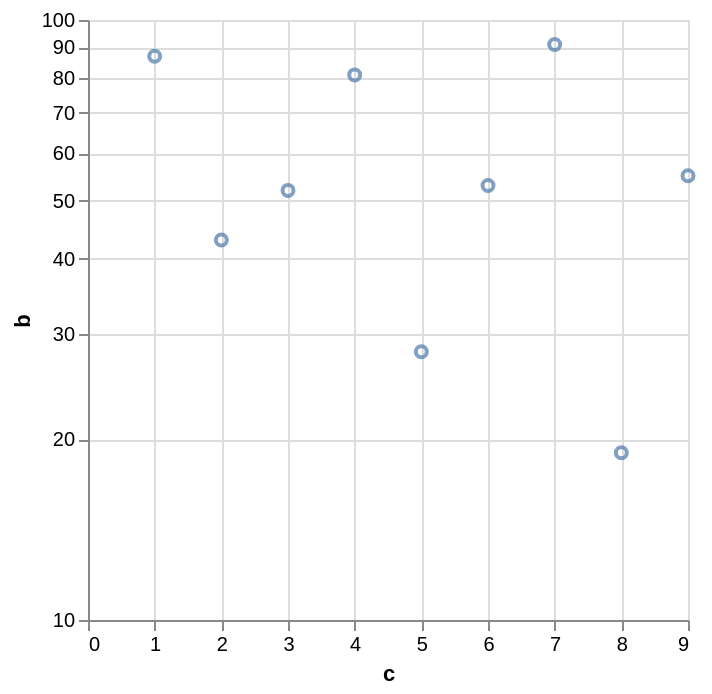

Vega-Lite specification stored for this chart:
### Vega specification from a JSON file in a GitHub repository (floating-point values rounded to 4 significant figures)
{"$schema": "https://vega.github.io/schema/vega/v6.json", "background": "white", "padding": 5, "width": 300, "height": 300, "style": "cell", "data": [{"name": "source_0", "values": [{"a": "A", "b": 28, "c": 5, "g": "x"}, {"a": "B", "b": 55, "c": 9, "g": "y"}, {"a": "C", "b": 43, "c": 2, "g": "x"}, {"a": "D", "b": 91, "c": 7, "g": "y"}, {"a": "E", "b": 81, "c": 4, "g": "x"}, {"a": "F", "b": 53, "c": 6, "g": "y"}, {"a": "G", "b": 19, "c": 8, "g": "x"}, {"a": "H", "b": 87, "c": 1, "g": "y"}, {"a": "I", "b": 52, "c": 3, "g": "x"}]}, {"name": "data_0", "source": "source_0", "transform": [{"type": "filter", "expr": "isValid(datum[\"c\"]) && isFinite(+datum[\"c\"]) && isValid(datum[\"b\"]) && isFinite(+datum[\"b\"])"}]}], "marks": [{"name": "marks", "type": "symbol", "style": ["point"], "from": {"data": "data_0"}, "encode": {"update": {"opacity": {"value": 0.7}, "fill": {"value": "transparent"}, "stroke": {"value": "#4c78a8"}, "ariaRoleDescription": {"value": "point"}, "description": {"signal": "\"c: \" + (format(datum[\"c\"], \"\")) + \"; b: \" + (format(datum[\"b\"], \"\"))"}, "x": {"scale": "x", "field": "c"}, "y": {"scale": "y", "field": "b"}}}}], "scales": [{"name": "x", "type": "linear", "domain": {"data": "data_0", "field": "c"}, "range": [0, {"signal": "width"}], "nice": true, "zero": true}, {"name": "y", "type": "log", "domain": {"data": "data_0", "field": "b"}, "range": [{"signal": "height"}, 0], "nice": true}], "axes": [{"scale": "x", "orient": "bottom", "gridScale": "y", "grid": true, "tickCount": {"signal": "ceil(width/40)"}, "domain": false, "labels": false, "aria": false, "maxExtent": 0, "minExtent": 0, "ticks": false, "zindex": 0}, {"scale": "y", "orient": "left", "gridScale": "x", "grid": true, "domain": false, "labels": false, "aria": false, "maxExtent": 0, "minExtent": 0, "ticks": false, "zindex": 0}, {"scale": "x", "orient": "bottom", "grid": false, "title": "c", "labelFlush": true, "labelOverlap": true, "tickCount": {"signal": "ceil(width/40)"}, "zindex": 0}, {"scale": "y", "orient": "left", "grid": false, "title": "b", "labelOverlap": "greedy", "zindex": 0}]}
